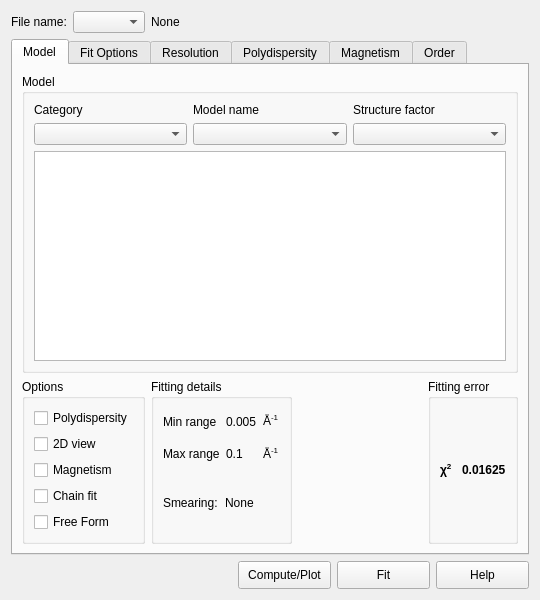
<?xml version="1.0" encoding="UTF-8"?>
<ui version="4.0">
 <class>FittingWidgetUI</class>
 <widget class="QWidget" name="FittingWidgetUI">
  <property name="geometry">
   <rect>
    <x>0</x>
    <y>0</y>
    <width>540</width>
    <height>600</height>
   </rect>
  </property>
  <property name="sizePolicy">
   <sizepolicy hsizetype="MinimumExpanding" vsizetype="Ignored">
    <horstretch>0</horstretch>
    <verstretch>0</verstretch>
   </sizepolicy>
  </property>
  <property name="minimumSize">
   <size>
    <width>445</width>
    <height>540</height>
   </size>
  </property>
  <property name="windowTitle">
   <string>FittingWidget</string>
  </property>
  <layout class="QGridLayout" name="gridLayout_5">
   <item row="2" column="0">
    <layout class="QHBoxLayout" name="horizontalLayout_3">
     <item>
      <spacer name="horizontalSpacer">
       <property name="orientation">
        <enum>Qt::Orientation::Horizontal</enum>
       </property>
       <property name="sizeHint" stdset="0">
        <size>
         <width>273</width>
         <height>20</height>
        </size>
       </property>
      </spacer>
     </item>
     <item>
      <widget class="QPushButton" name="cmdPlot">
       <property name="sizePolicy">
        <sizepolicy hsizetype="Fixed" vsizetype="Fixed">
         <horstretch>0</horstretch>
         <verstretch>0</verstretch>
        </sizepolicy>
       </property>
       <property name="minimumSize">
        <size>
         <width>93</width>
         <height>28</height>
        </size>
       </property>
       <property name="toolTip">
        <string>&lt;html&gt;&lt;head/&gt;&lt;body&gt;&lt;p&gt;Perform a single computation of the model using the parameters as-entered and subsequently plot the result.&lt;/p&gt;&lt;/body&gt;&lt;/html&gt;</string>
       </property>
       <property name="text">
        <string>Compute/Plot</string>
       </property>
      </widget>
     </item>
     <item>
      <widget class="QPushButton" name="cmdFit">
       <property name="sizePolicy">
        <sizepolicy hsizetype="Fixed" vsizetype="Fixed">
         <horstretch>0</horstretch>
         <verstretch>0</verstretch>
        </sizepolicy>
       </property>
       <property name="minimumSize">
        <size>
         <width>93</width>
         <height>28</height>
        </size>
       </property>
       <property name="text">
        <string>Fit</string>
       </property>
      </widget>
     </item>
     <item>
      <widget class="QPushButton" name="cmdHelp">
       <property name="sizePolicy">
        <sizepolicy hsizetype="Fixed" vsizetype="Fixed">
         <horstretch>0</horstretch>
         <verstretch>0</verstretch>
        </sizepolicy>
       </property>
       <property name="minimumSize">
        <size>
         <width>93</width>
         <height>28</height>
        </size>
       </property>
       <property name="text">
        <string>Help</string>
       </property>
      </widget>
     </item>
    </layout>
   </item>
   <item row="0" column="0">
    <layout class="QHBoxLayout" name="horizontalLayout">
     <item>
      <widget class="QLabel" name="label">
       <property name="text">
        <string>File name:</string>
       </property>
      </widget>
     </item>
     <item>
      <layout class="QGridLayout" name="gridLayout_3">
       <item row="0" column="0">
        <widget class="QComboBox" name="cbFileNames">
         <property name="toolTip">
          <string>&lt;html&gt;&lt;head/&gt;&lt;body&gt;&lt;p&gt;Choose a file to set initial fit parameters.&lt;/p&gt;&lt;/body&gt;&lt;/html&gt;</string>
         </property>
         <property name="sizeAdjustPolicy">
          <enum>QComboBox::SizeAdjustPolicy::AdjustToContents</enum>
         </property>
        </widget>
       </item>
       <item row="0" column="1">
        <widget class="QLabel" name="lblFilename">
         <property name="text">
          <string>None</string>
         </property>
        </widget>
       </item>
      </layout>
     </item>
     <item>
      <spacer name="horizontalSpacer_4">
       <property name="orientation">
        <enum>Qt::Orientation::Horizontal</enum>
       </property>
       <property name="sizeHint" stdset="0">
        <size>
         <width>459</width>
         <height>20</height>
        </size>
       </property>
      </spacer>
     </item>
    </layout>
   </item>
   <item row="1" column="0">
    <widget class="QTabWidget" name="tabFitting">
     <property name="currentIndex">
      <number>0</number>
     </property>
     <widget class="QWidget" name="tab_3">
      <attribute name="title">
       <string>Model</string>
      </attribute>
      <layout class="QGridLayout" name="gridLayout_4">
       <item row="0" column="0" colspan="4">
        <widget class="QGroupBox" name="groupBox_6">
         <property name="sizePolicy">
          <sizepolicy hsizetype="Expanding" vsizetype="Expanding">
           <horstretch>0</horstretch>
           <verstretch>0</verstretch>
          </sizepolicy>
         </property>
         <property name="title">
          <string>Model </string>
         </property>
         <layout class="QGridLayout" name="gridLayout_2">
          <item row="0" column="0">
           <layout class="QGridLayout" name="gridLayout">
            <item row="0" column="0">
             <widget class="QLabel" name="label_2">
              <property name="text">
               <string>Category</string>
              </property>
             </widget>
            </item>
            <item row="0" column="1">
             <widget class="QLabel" name="lblModel">
              <property name="text">
               <string>Model name</string>
              </property>
             </widget>
            </item>
            <item row="0" column="2">
             <widget class="QLabel" name="lblStructure">
              <property name="text">
               <string>Structure factor</string>
              </property>
             </widget>
            </item>
            <item row="1" column="0">
             <widget class="QComboBox" name="cbCategory">
              <property name="toolTip">
               <string>Select a category</string>
              </property>
             </widget>
            </item>
            <item row="1" column="1">
             <widget class="QComboBox" name="cbModel">
              <property name="toolTip">
               <string>Select a model</string>
              </property>
             </widget>
            </item>
            <item row="1" column="2">
             <widget class="QComboBox" name="cbStructureFactor">
              <property name="toolTip">
               <string>Select a structure factor</string>
              </property>
             </widget>
            </item>
           </layout>
          </item>
          <item row="1" column="0">
           <widget class="QTreeView" name="lstParams">
            <property name="styleSheet">
             <string notr="true"/>
            </property>
            <property name="editTriggers">
             <set>QAbstractItemView::EditTrigger::CurrentChanged|QAbstractItemView::EditTrigger::DoubleClicked|QAbstractItemView::EditTrigger::EditKeyPressed|QAbstractItemView::EditTrigger::SelectedClicked</set>
            </property>
            <property name="selectionMode">
             <enum>QAbstractItemView::SelectionMode::ExtendedSelection</enum>
            </property>
           </widget>
          </item>
         </layout>
        </widget>
       </item>
       <item row="1" column="0">
        <widget class="QGroupBox" name="groupBox_7">
         <property name="title">
          <string>Options </string>
         </property>
         <layout class="QVBoxLayout" name="verticalLayout">
          <item>
           <widget class="QCheckBox" name="chkPolydispersity">
            <property name="enabled">
             <bool>true</bool>
            </property>
            <property name="toolTip">
             <string>&lt;html&gt;&lt;head/&gt;&lt;body&gt;&lt;p&gt;Switch on orientational polydispersity.&lt;/p&gt;&lt;/body&gt;&lt;/html&gt;</string>
            </property>
            <property name="text">
             <string>Polydispersity</string>
            </property>
            <property name="checkable">
             <bool>true</bool>
            </property>
           </widget>
          </item>
          <item>
           <widget class="QCheckBox" name="chk2DView">
            <property name="enabled">
             <bool>true</bool>
            </property>
            <property name="toolTip">
             <string>&lt;html&gt;&lt;head/&gt;&lt;body&gt;&lt;p&gt;Switch on 2D view of the model.&lt;/p&gt;&lt;/body&gt;&lt;/html&gt;</string>
            </property>
            <property name="text">
             <string>2D view</string>
            </property>
            <property name="checkable">
             <bool>true</bool>
            </property>
           </widget>
          </item>
          <item>
           <widget class="QCheckBox" name="chkMagnetism">
            <property name="enabled">
             <bool>true</bool>
            </property>
            <property name="toolTip">
             <string>&lt;html&gt;&lt;head/&gt;&lt;body&gt;&lt;p&gt;Switch on magnetic scattering parameters.&lt;/p&gt;&lt;p&gt;This option is available only for 2D models.&lt;/p&gt;&lt;/body&gt;&lt;/html&gt;</string>
            </property>
            <property name="text">
             <string>Magnetism</string>
            </property>
            <property name="checkable">
             <bool>true</bool>
            </property>
           </widget>
          </item>
          <item>
           <widget class="QCheckBox" name="chkChainFit">
            <property name="enabled">
             <bool>true</bool>
            </property>
            <property name="toolTip">
             <string>&lt;html&gt;&lt;head/&gt;&lt;body&gt;&lt;p&gt;Switch on Chain Fitting (parameter reuse) for batch datasets.&lt;/p&gt;&lt;/body&gt;&lt;/html&gt;</string>
            </property>
            <property name="text">
             <string>Chain fit</string>
            </property>
            <property name="checkable">
             <bool>true</bool>
            </property>
           </widget>
          </item>
          <item>
           <widget class="QCheckBox" name="chkFreeForm">
            <property name="text">
             <string>Free Form</string>
            </property>
           </widget>
          </item>
         </layout>
        </widget>
       </item>
       <item row="1" column="1">
        <widget class="QGroupBox" name="groupBox_8">
         <property name="title">
          <string>Fitting details </string>
         </property>
         <layout class="QGridLayout" name="gridLayout_17">
          <item row="0" column="0" colspan="2">
           <layout class="QGridLayout" name="gridLayout_8">
            <item row="0" column="0">
             <widget class="QLabel" name="label_16">
              <property name="text">
               <string>Min range</string>
              </property>
             </widget>
            </item>
            <item row="0" column="1">
             <widget class="QLabel" name="lblMinRangeDef">
              <property name="text">
               <string>0.005</string>
              </property>
             </widget>
            </item>
            <item row="0" column="2">
             <widget class="QLabel" name="label_17">
              <property name="text">
               <string>&lt;html&gt;&lt;head/&gt;&lt;body&gt;&lt;p&gt;Å&lt;span style=&quot; vertical-align:super;&quot;&gt;-1&lt;/span&gt;&lt;/p&gt;&lt;/body&gt;&lt;/html&gt;</string>
              </property>
             </widget>
            </item>
            <item row="1" column="0">
             <widget class="QLabel" name="label_18">
              <property name="text">
               <string>Max range</string>
              </property>
             </widget>
            </item>
            <item row="1" column="1">
             <widget class="QLabel" name="lblMaxRangeDef">
              <property name="text">
               <string>0.1</string>
              </property>
             </widget>
            </item>
            <item row="1" column="2">
             <widget class="QLabel" name="label_19">
              <property name="text">
               <string>&lt;html&gt;&lt;head/&gt;&lt;body&gt;&lt;p&gt;Å&lt;span style=&quot; vertical-align:super;&quot;&gt;-1&lt;/span&gt;&lt;/p&gt;&lt;/body&gt;&lt;/html&gt;</string>
              </property>
             </widget>
            </item>
           </layout>
          </item>
          <item row="1" column="0">
           <widget class="QLabel" name="label_20">
            <property name="text">
             <string>Smearing:</string>
            </property>
           </widget>
          </item>
          <item row="1" column="1">
           <widget class="QLabel" name="lblCurrentSmearing">
            <property name="text">
             <string>None</string>
            </property>
           </widget>
          </item>
         </layout>
        </widget>
       </item>
       <item row="1" column="2">
        <spacer name="horizontalSpacer_3">
         <property name="orientation">
          <enum>Qt::Orientation::Horizontal</enum>
         </property>
         <property name="sizeHint" stdset="0">
          <size>
           <width>207</width>
           <height>20</height>
          </size>
         </property>
        </spacer>
       </item>
       <item row="1" column="3">
        <widget class="QGroupBox" name="groupBox_9">
         <property name="toolTip">
          <string>&lt;html&gt;&lt;head/&gt;&lt;body&gt;&lt;p&gt;χ&lt;span style=&quot; vertical-align:super;&quot;&gt;2&lt;/span&gt;/DOF (DOF=N&lt;span style=&quot; vertical-align:sub;&quot;&gt;pts&lt;/span&gt;-N&lt;span style=&quot; vertical-align:sub;&quot;&gt;par&lt;/span&gt; fitted)&lt;/p&gt;&lt;/body&gt;&lt;/html&gt;</string>
         </property>
         <property name="title">
          <string>Fitting error</string>
         </property>
         <layout class="QGridLayout" name="gridLayout_18">
          <item row="0" column="0">
           <layout class="QHBoxLayout" name="horizontalLayout_2">
            <item>
             <widget class="QLabel" name="label_23">
              <property name="text">
               <string>&lt;html&gt;&lt;head/&gt;&lt;body&gt;&lt;p&gt;&lt;span style=&quot; font-weight:600;&quot;&gt;χ&lt;/span&gt;&lt;span style=&quot; font-weight:600; vertical-align:super;&quot;&gt;2&lt;/span&gt;&lt;/p&gt;&lt;/body&gt;&lt;/html&gt;</string>
              </property>
             </widget>
            </item>
            <item>
             <widget class="QLabel" name="lblChi2Value">
              <property name="text">
               <string>&lt;html&gt;&lt;head/&gt;&lt;body&gt;&lt;p&gt;&lt;span style=&quot; font-weight:600;&quot;&gt;0.01625&lt;/span&gt;&lt;/p&gt;&lt;/body&gt;&lt;/html&gt;</string>
              </property>
             </widget>
            </item>
           </layout>
          </item>
         </layout>
        </widget>
       </item>
      </layout>
     </widget>
     <widget class="QWidget" name="tabOptions">
      <attribute name="title">
       <string>Fit Options</string>
      </attribute>
     </widget>
     <widget class="QWidget" name="tabResolution">
      <attribute name="title">
       <string>Resolution</string>
      </attribute>
     </widget>
     <widget class="QWidget" name="tabPolydispersity">
      <property name="enabled">
       <bool>false</bool>
      </property>
      <attribute name="title">
       <string>Polydispersity</string>
      </attribute>
     </widget>
     <widget class="QWidget" name="tabMagnetism">
      <property name="enabled">
       <bool>false</bool>
      </property>
      <attribute name="title">
       <string>Magnetism</string>
      </attribute>
     </widget>
     <widget class="QWidget" name="tabOrder">
      <attribute name="title">
       <string>Order</string>
      </attribute>
     </widget>
    </widget>
   </item>
  </layout>
 </widget>
 <tabstops>
  <tabstop>cbFileNames</tabstop>
  <tabstop>tabFitting</tabstop>
  <tabstop>cbCategory</tabstop>
  <tabstop>cbModel</tabstop>
  <tabstop>cbStructureFactor</tabstop>
  <tabstop>lstParams</tabstop>
  <tabstop>chkPolydispersity</tabstop>
  <tabstop>chk2DView</tabstop>
  <tabstop>cmdPlot</tabstop>
  <tabstop>cmdFit</tabstop>
  <tabstop>cmdHelp</tabstop>
 </tabstops>
 <resources/>
 <connections/>
</ui>
